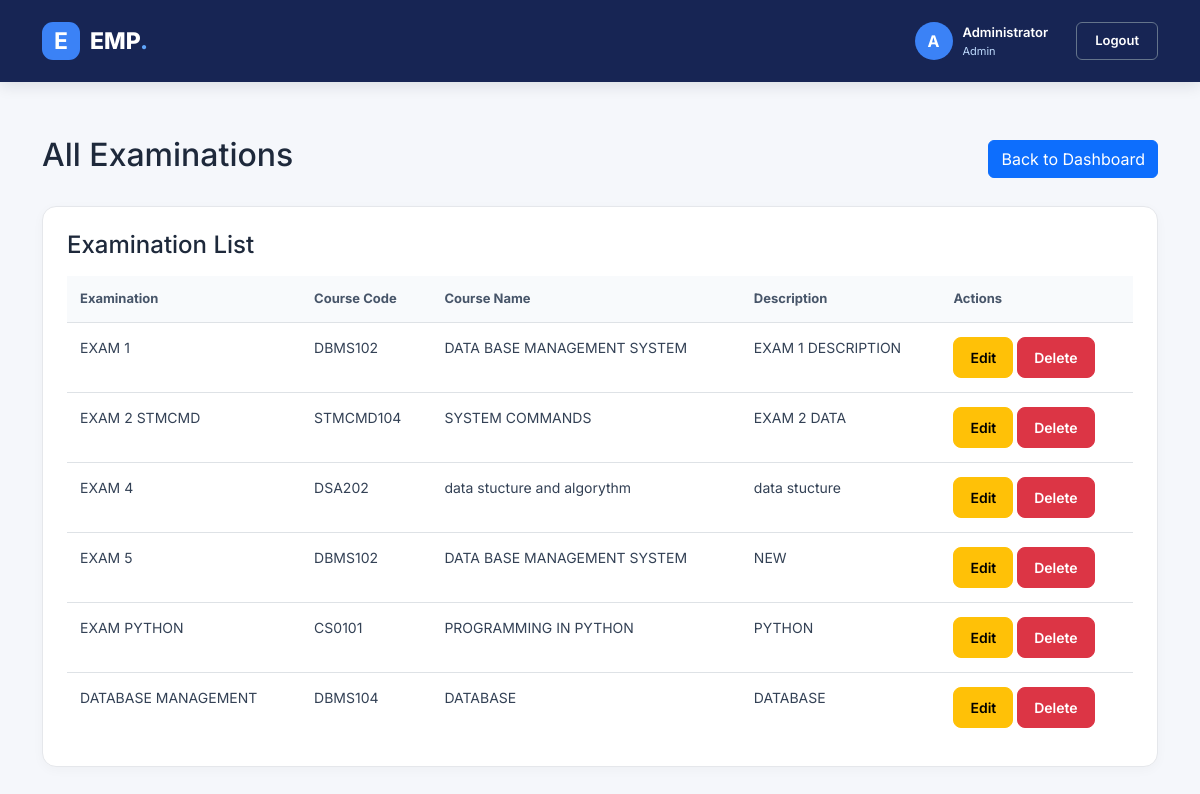
Screenshot of /admin/examinations (signed in) with the database file from the repository.
### tables this page shows
CREATE TABLE exams (
        id INTEGER PRIMARY KEY AUTOINCREMENT,
        course_id INTEGER NOT NULL,
        title TEXT NOT NULL,
        description TEXT DEFAULT '', booking_start TEXT, booking_end TEXT, exam_date TEXT, exam_time TEXT, book ing_end TEXT,
        FOREIGN KEY(course_id) REFERENCES courses(id) ON DELETE CASCADE
    );

CREATE TABLE courses (
        id INTEGER PRIMARY KEY AUTOINCREMENT,
        code TEXT UNIQUE NOT NULL,
        name TEXT NOT NULL
    );

### app.py (the view)
@app.route("/admin/examinations")
@login_required("admin")
def examinations_page():
    conn = db()
    exams = conn.execute("""
        SELECT exams.*, courses.code, courses.name AS course_name
        FROM exams
        JOIN courses ON exams.course_id = courses.id
    """).fetchall()
    return render_template("examinations.html", exams=exams)

### app.py (called while the page is built)
def db():
    if "db" not in g:
        g.db = sqlite3.connect(DB)
        g.db.row_factory = sqlite3.Row
        g.db.execute("PRAGMA foreign_keys = ON")
    return g.db

def login_required(role=None):
    def decorator(view):
        @wraps(view)
        def wrapped(*args, **kwargs):
            if not session.get("user_id"):
                return redirect(url_for("login"))
            if role and session.get("role") != role:
                flash("You are not allowed to open that page.")
                return redirect(url_for("dashboard"))
            return view(*args, **kwargs)
        return wrapped
    return decorator

### templates/examinations.html
{% extends "base.html" %}
{% block content %}
<div class="container mt-4">
    <div class="d-flex justify-content-between align-items-center mb-4">
        <h2>All Examinations</h2>
        <a href="{{ url_for('dashboard') }}" class="btn btn-primary">
            Back to Dashboard
        </a>
    </div>
    <div class="admin-panel">
        <h4 class="mb-3">Examination List</h4>
        <table class="table table-hover">
            <thead>
                <tr>
                    <th>Examination</th>
                    <th>Course Code</th>
                    <th>Course Name</th>
                    <th>Description</th>
                    <th>Actions</th>
                </tr>
            </thead>
            <tbody>
                {% for e in exams %}
                <tr>
                    <td>{{ e.title }}</td>
                    <td>{{ e.code }}</td>
                    <td>{{ e.course_name }}</td>
                    <td>{{ e.description }}</td>
                    <td>
                        <a href="{{ url_for('edit_exam', exam_id=e.id) }}"
                           class="btn btn-warning btn-sm">
                            Edit
                        </a>
                        <form method="POST"
                              action="{{ url_for('delete_exam', exam_id=e.id) }}"
                              style="display:inline;">
                            <button type="submit"
                                    class="btn btn-danger btn-sm"
                                    onclick="return confirm('Delete this examination?')">
                                Delete
                            </button>
                        </form>
                    </td>
                </tr>
                {% else %}
                <tr>
                    <td colspan="5" class="text-center">
                        No examinations available.
                    </td>
                </tr>
                {% endfor %}
            </tbody>
        </table>
    </div>
</div>
{% endblock %}

### static/style.css (style rules this page uses)
body { font-family: 'Inter', sans-serif; background: #f5f7fb; color: #1e293b; margin: 0; min-height: 100vh; }
.admin-panel { background: white; border: 1px solid #e5e7eb; border-radius: 14px; padding: 24px; box-shadow: 0 3px 12px rgba(0,0,0,.03); }
.admin-panel .btn { padding: 9px 16px; border-radius: 8px; font-weight: 600; }
.admin-panel .table { margin-bottom: 0; }
.admin-panel .table thead th { background: #f8fafc; color: #475569; font-size: 13px; padding: 13px; }
.admin-panel .table tbody td { color: #334155; font-size: 14px; padding: 14px 13px; }
.admin-panel .table tbody tr:last-child td { border-bottom: none; }

### rows the page displays
exams: title "EXAM 1", code "DBMS102", course_name "DATA BASE MANAGEMENT SYSTEM", description "EXAM 1 DESCRIPTION"
exams: title "EXAM 2 STMCMD", code "STMCMD104", course_name "SYSTEM COMMANDS", description "EXAM 2 DATA"
exams: title "EXAM 4", code "DSA202", course_name "data stucture and algorythm", description "data stucture"
exams: title "EXAM 5", code "DBMS102", course_name "DATA BASE MANAGEMENT SYSTEM", description "NEW"
exams: title "EXAM PYTHON", code "CS0101", course_name "PROGRAMMING IN PYTHON", description "PYTHON"
exams: title "DATABASE MANAGEMENT", code "DBMS104", course_name "DATABASE", description "DATABASE"

### other values shown
{{ session.get('name', 'U')[0]|upper }} "A"
{{ session.get('name') }} "Administrator"
{{ session.get('role')|capitalize }} "Admin"
